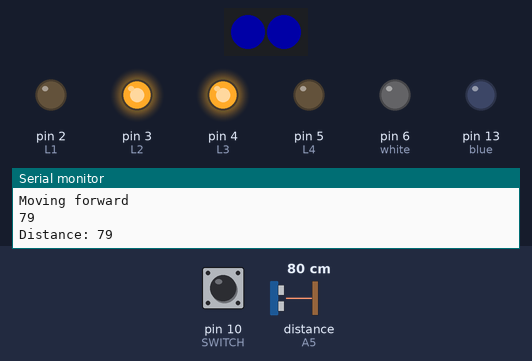
Recording of a sketch running on a simulated Arduino Nano, built with avr-gcc and run on an emulated ATmega328P. On the bench: 2 RGB LEDs in strip order, left to right, output pins drawn as LEDs (lit = HIGH), the last lines printed to the serial monitor. Wiring (inferred from the names in the program): ultrasonic range finder: trigger A4; echo A5. Dashed ring = blinking. Inputs (shaded band) come from the test bench; at power-on: distance to the obstacle (sensor on A5) 80 cm, pin 10 (SWITCH) HIGH. The echo pulse lasts 58.3 µs per cm; dim RGB values are drawn brighter than linear; colours are those a GRB WS2812 strip shows for the declared byte order; pins used as bus, display or sensor lines are not drawn.

Above: at 2.6 s.
2.7 s: distance to the obstacle (sensor on A5) set to 10 cm
4.2 s: distance to the obstacle (sensor on A5) set to 7 cm
At 4.9 s:
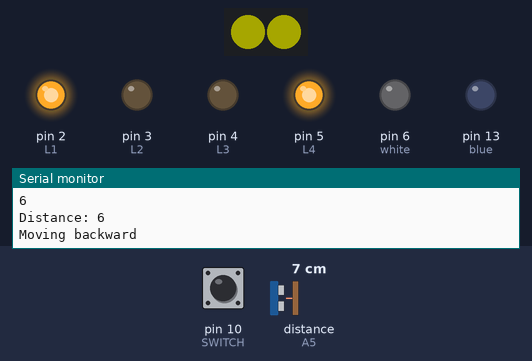
7.2 s: pin 10 (SWITCH) pulled LOW for 3.2 s
At 8.36 s:
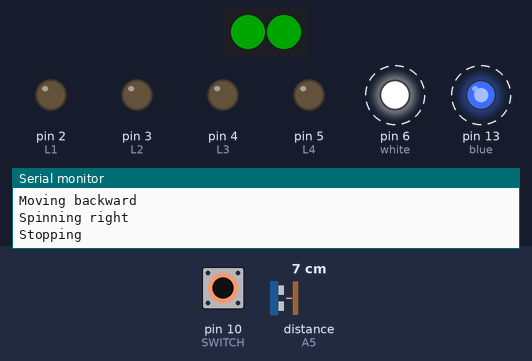
11.9 s: distance to the obstacle (sensor on A5) set to 9 cm
At 13.0 s:
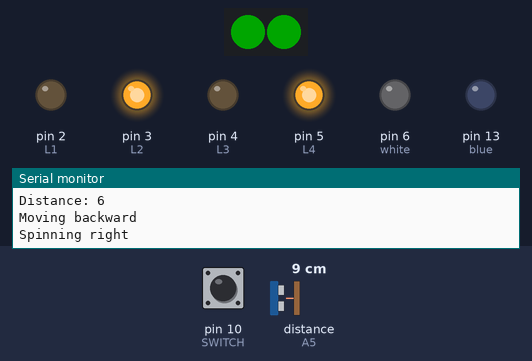
14.7 s: pin 10 (SWITCH) pulled LOW for 0.15 s
At 15.16 s:
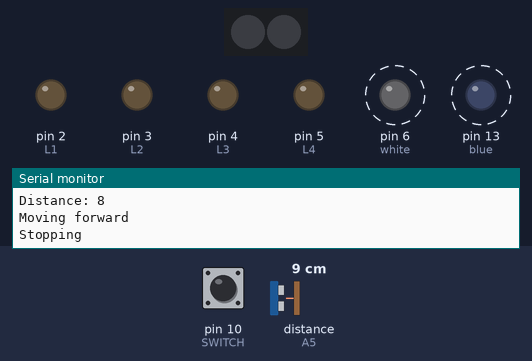
17.7 s: pin 10 (SWITCH) pulsed LOW 2 times (0.12 s each, 0.3 s apart)
At 21.4 s:
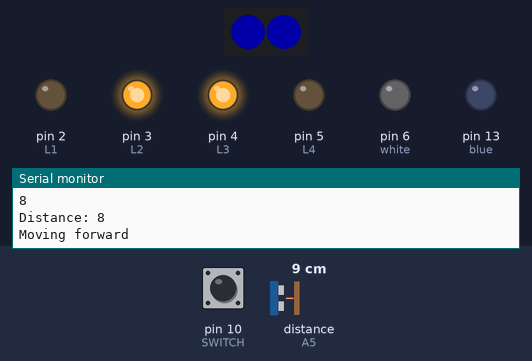
Timing chart, 0 to 22.3 s (numbered marks = the images above; inputs shaded):
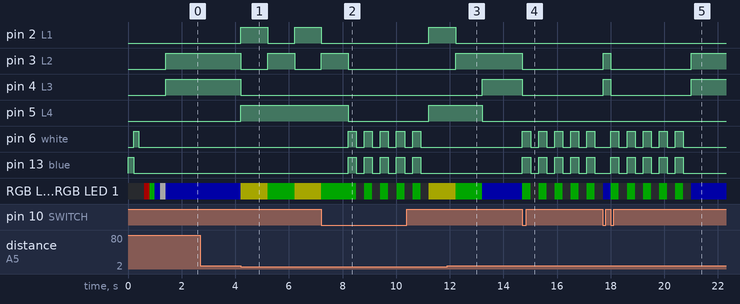

Measured:
- the behaviour switches between 9 and 8 cm on distance to the obstacle (sensor on A5) (found by bisection; images 0 and 1)
- after the input at 4.2 s, pin 2 (L1): LOW → HIGH at once, → LOW 1.0 s later, → HIGH 1.0 s later; pin 3 (L2): HIGH → LOW at once, → HIGH 1.0 s later, → LOW 1.0 s later; pin 4 (L3): HIGH → LOW at once; pin 5 (L4): LOW → HIGH at once; RGB LED 0, RGB LED 1: RGB(0, 0, 40) → RGB(40, 40, 0) at once, → RGB(0, 40, 0) 1.0 s later, → RGB(40, 40, 0) 1.0 s later
- after the input at 7.2 s, pin 3 (L2): goes on until 8.2 s, then stays LOW; pin 5 (L4): HIGH → LOW after 1.0 s, → HIGH 3.0 s later; pin 6 (white), pin 13 (blue): alternates HIGH for 0.30 s and LOW for 0.30 s, 10 changes in all, then stays LOW, starting after 1.0 s
- after the input at 11.9 s, pin 2 (L1): goes on until 12.2 s, then stays LOW; pin 3 (L2): goes on until 12.2 s, then stays HIGH; pin 4 (L3): LOW → HIGH after 1.3 s; pin 5 (L4): HIGH → LOW after 1.3 s
- after the input at 14.7 s, pin 3 (L2), pin 4 (L3): HIGH → LOW at once; pin 6 (white), pin 13 (blue): alternates HIGH for 0.30 s and LOW for 0.30 s, starting at once; RGB LED 0, RGB LED 1: alternates RGB(0, 40, 0) for 0.30 s and off for 0.30 s, starting at once
- after the input at 17.7 s, pin 6 (white), pin 13 (blue): alternates HIGH for 0.30 s and LOW for 0.30 s, 10 changes in all, then stays LOW, starting after 0.31 s

The sketch:

Avoider2.ino
```cpp
// (licence header left out)
#include "FastSPI_LED2.h"

// WS2812B definitions
#define NUM_LEDS 2
#define DATA_PIN 9
CRGB leds[NUM_LEDS];

int L1 = 2, L2 = 3, L3 = 4, L4 =5; // Pins connected to Motor driver L298N H-Bridge module
#define blue 13  // Blue LED pin
#define white 6  // Rear white LED
#define LEFTLINE   A6  // Left Line Sensor (Analog) - High values = Reflection (no line)
#define RIGHTLINE  A7  // Right Line Sensor (Analog)
#define SWITCH 10  // Mode button on D10
#define LEFTLDR A0 // Left light sensor
#define RIGHTLDR A1 // Right light sensor
int trigPin = A4;   // Analog pin 4 used for the Ping Pin (Trig)
int echoPin = A5;   // Analog pin 5 used for the Echo Pin (Echo)
unsigned long duration, inches;
int indec, cmdec;
int inchconv = 147; // ratio between pulse width and inches
int cmconv = 59;    // ratio between pulse width and cm


#define LEVEL 300  // level below which it must be over a line
#define HYSTERESIS 50  // difference in analog readings for LDR to make it turn in light follower

#define FLASH 1
#define LINE 2
#define LIGHT 3
#define AVOIDER 4
#define CONSTDIST 5
#define LASTPROG 5

int state = 4;  // initial state is 1) Line Follower
int lastButton = HIGH;  // Initial state of button is OFF

// the setup routine runs once when you press reset:
void setup()
{
  FastLED.addLeds<WS2812B, DATA_PIN, RGB>(leds, NUM_LEDS);
  allOff();
  // initialize the digital pins we will use as an output.
  pinMode(L1, OUTPUT);
  pinMode(L2, OUTPUT);
  pinMode(L3, OUTPUT);
  pinMode(L4, OUTPUT);
  pinMode(blue, OUTPUT);
  pinMode(white, OUTPUT);
  pinMode(trigPin, OUTPUT);
  digitalWrite(SWITCH, HIGH);  // add pullup to mode button
  digitalWrite(LEFTLDR, HIGH);
  digitalWrite(RIGHTLDR, HIGH);
  Serial.begin(115200);
  FlashAll(200);  // Sign on with a slow flashing display
}

// the loop routine runs over and over again forever:
// runs one iteration of the relevant program, then checks the mode button
// moves to next state if mode button pressed and flashes LED correct number of times
void loop()
{
  state = 4;
  switch (state)
  {
    case 1:
      flashLEDs();
      break;
    case 2:
      lineFollow();
      break;
    case 3:
      lightSeek();
      break;
    case 4:
      obstacleAvoid();
      break;
    case 5:
      constDistance();
      break;
  }
  if (getButton()==1)
  {
    halt(0);
    state++;
    if (state > LASTPROG)
      state = 1;
    flashCount(state);
    Serial.println("New state: " + String(state));
  }
}

void flashLEDs()  // State 1
{
  FlashAll(30);
}

void lineFollow()  // State 2
{
  if (analogRead(LEFTLINE) < LEVEL)
  {
    setColour(HIGH, LOW, LOW); // Red
    leftSpin(10);
  }
  else if (analogRead(RIGHTLINE) < LEVEL)
  {
    setColour(LOW, HIGH, LOW); // Green
    rightSpin(10);
  }
  else
  {
    setColour(LOW, LOW, HIGH);  // Blue
    forward(10);
  }
}

void lightSeek()  // State 3
{
  int ldrL = analogRead(LEFTLDR);
  int ldrR = analogRead(RIGHTLDR);
  if (ldrL < (ldrR - HYSTERESIS))
  {
    setColour(HIGH, LOW, LOW); // Red
    leftSpin(10);
  }
  else if (ldrR < (ldrL - HYSTERESIS))
  {
    setColour(LOW, HIGH, LOW); // Green
    rightSpin(10);
  }
  else
  {
    setColour(LOW, LOW, HIGH);  // Blue
    forward(10);
  }
}

void obstacleAvoid() // State 4
{
  int cm = getDistance();
  Serial.println("Distance: " + String(cm));
  if (cm  < 8)
  {
    setColour(HIGH, HIGH, LOW);  // Yellow
    reverse(1000);
    setColour(LOW, HIGH, LOW);  // Green
    rightSpin(1000);
  }
  else
  {
    setColour(LOW, LOW, HIGH);  // Blue
    forward(10);
  }
}

void constDistance()  // State 5
{
  int cm = getDistance();
  Serial.println("Distance: " + String(cm));
  if (cm  < 10)
  {
    setColour(HIGH, HIGH, LOW);  // Yellow
    reverse(10);
  }
  else if (cm > 10)
  {
    setColour(LOW, LOW, HIGH);  // Blue
    forward(10);
  }
  else
  {
    setColour(HIGH, HIGH, HIGH);  // White
    halt(10);
  }
}

void FlashAll(int wait)
{
  allOff();
  digitalWrite(blue, HIGH);   // turn the LED on (HIGH is the voltage level)
  delay(wait);
  digitalWrite(blue, LOW);   // turn the LED on (HIGH is the voltage level)
  digitalWrite(white, HIGH);   // turn the LED on (HIGH is the voltage level)
  delay(wait);
  digitalWrite(white, LOW);   // turn the LED on (HIGH is the voltage level)
  delay(wait);
  setAll(40,0,0);
  delay(wait);
  setAll(0,40,0);
  delay(wait);
  setAll(0,0,40);
  delay(wait);
  setAll(40,40,40);
  delay(wait);
}

void setColour(int r, int g, int b)
{
  // For v1.3, convert to FastLED methods
  setAll(r*40, g*40, b*40);
//  digitalWrite(RED, r);
//  digitalWrite(GREEN, g);
//  digitalWrite(BLUE, b);
}

// robMove routine switches the correct inputs to the L298N for the direction selected.
void robMove(int l1, int l2, int r1, int r2)
{
//  return;  // uncomment the return; for desktop coding!
  digitalWrite(L2, l1);
  digitalWrite(L1, l2);
  digitalWrite(L4, r1);
  digitalWrite(L3, r2);
}

void reverse(int wait)
{
  Serial.println("Moving backward");
  robMove(LOW, HIGH, HIGH, LOW);
  delay(wait);
}

void forward(int wait)
{
  Serial.println("Moving forward");
  robMove(HIGH, LOW, LOW, HIGH);
  delay(wait);
}

void rightSpin(int wait)
{
  Serial.println("Spinning right");
  robMove(HIGH, LOW, HIGH, LOW);
  delay(wait);
}

void leftSpin(int wait)
{
  Serial.println("Spinning left");
  robMove(LOW, HIGH, LOW, HIGH);
  delay(wait);
}

void halt(int wait)
{
  Serial.println("Stopping");
  robMove(LOW, LOW, LOW, LOW);
  delay(wait);
}

int getButton()
{
  int newB = digitalRead(SWITCH);
//  Serial.println("Button = " + String(newB));
  if (newB==LOW and lastButton==HIGH)
  {
    lastButton = LOW;
    return 1;
  }
  lastButton = newB;
  return 0;
}

void flashCount(int count)
{
  for (int i=0; i<count; i++)
  {
    setAllLEDs(HIGH);
    delay(300);
    setAllLEDs(LOW);
    delay(300);
  }
}

void setAllLEDs(int val)
{
  digitalWrite(blue, val);
  digitalWrite(white, val);
  setColour(LOW, val, LOW);
}

int getDistance()
{
  int rval;
  digitalWrite(trigPin, LOW);
  delayMicroseconds(2);
  digitalWrite(trigPin, HIGH);
  delayMicroseconds(10);
  digitalWrite(trigPin, LOW);
  duration = pulseIn(echoPin, HIGH, 38000L);  // Set timeout to 38mS
  rval = microsecondsToCentimeters(duration);
  Serial.println(rval);
  return rval;
}

long microsecondsToCentimeters(long microseconds)
{
  return microseconds / cmconv;
}

void allOff()
{
  for (int i=0; i<NUM_LEDS; i++)
    leds[i] = 0;
  FastLED.show();
}

void setAll(int _red, int _green, int _blue)
{
  for (int i=0; i<NUM_LEDS; i++)
  {
    leds[i].g = _red;
    leds[i].r = _green;
    leds[i].b = _blue;
  }
  FastLED.show();
}
```
